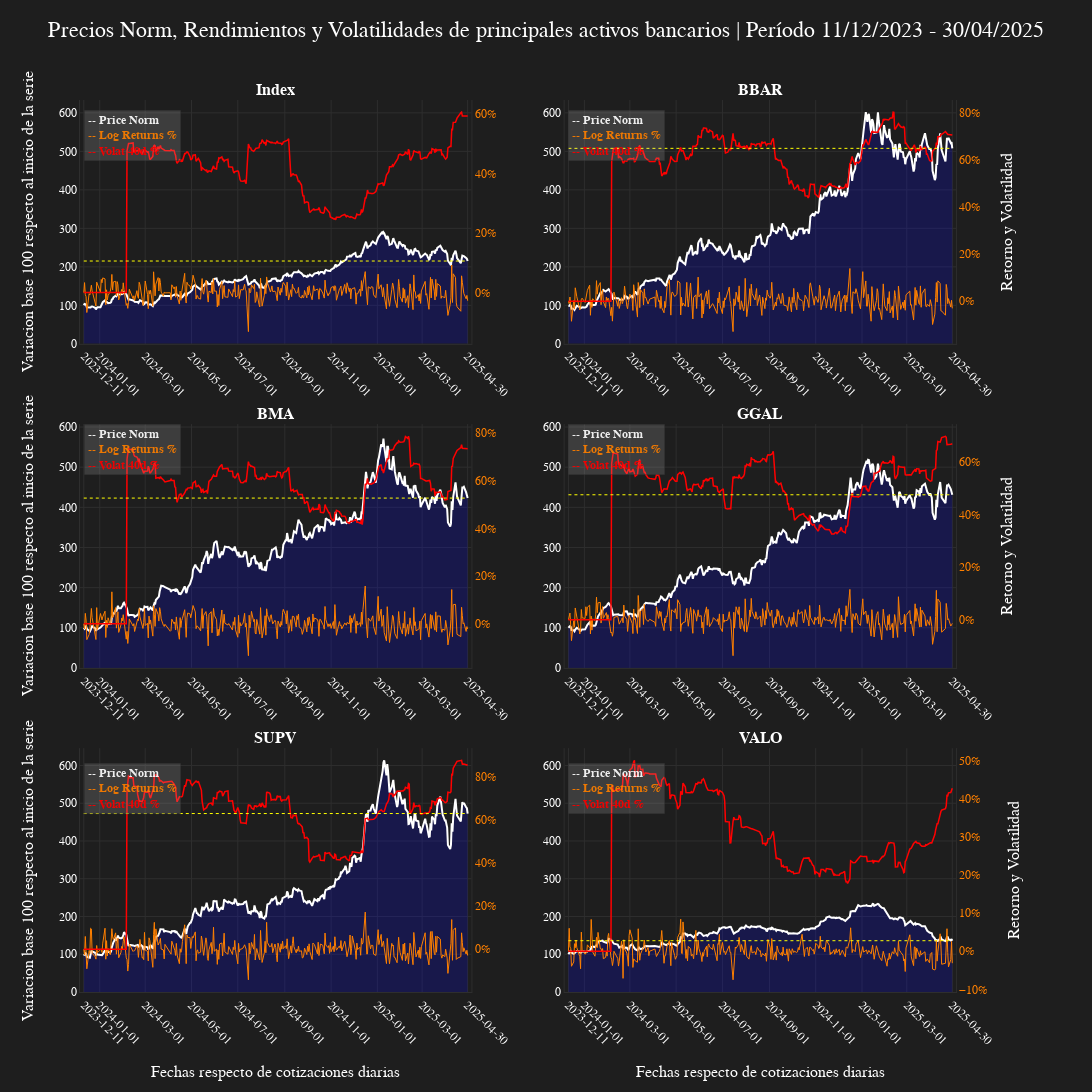

Write notebook code for a chart like this one.
### Code cell
datos = prices_norm
# fecha_inicio = datos.index[0]
# fecha_fin = datos.index[-1]
fecha_inicio, fecha_fin = datos.index[[0, -1]]

periodo = f"{fecha_inicio.strftime('%d/%m/%Y')} - {fecha_fin.strftime('%d/%m/%Y')}"
graf_titulo = f'Precios Norm, Rendimientos y Volatilidades de principales activos bancarios | Período {periodo}'
eje_x_titulo = f'Fechas respecto de cotizaciones diarias'
eje_y_titulo_1 = f'Variacion base 100 respecto al inicio de la serie'
eje_y_titulo_2 = f'Retorno y Volatilidad'

eje_x = datos.index
dias_total = (fecha_fin - fecha_inicio).days
dias_extra = int(dias_total * 0.01)
x_min_extendido = fecha_inicio - pd.Timedelta(days=dias_extra)
x_max_extendido = fecha_fin + pd.Timedelta(days=dias_extra)

tickvals = pd.date_range(start=fecha_inicio, end=fecha_fin, freq='2MS').to_list()
if fecha_inicio not in tickvals: tickvals.insert(0, fecha_inicio)
if fecha_fin not in tickvals: tickvals.append(fecha_fin)

assets_graph = len(datos.columns)
rows_graph = (assets_graph // 2) + (assets_graph % 2)
cols_graph = 2


fig_volat = make_subplots(
	rows=rows_graph, cols=cols_graph,
	specs=[[{"secondary_y": True}, {"secondary_y": True}],
		[{"secondary_y": True}, {"secondary_y": True}],
		[{"secondary_y": True}, {"secondary_y": True}]],
	shared_xaxes=False, shared_yaxes=True, vertical_spacing=0.09, horizontal_spacing=0.10,
	subplot_titles=[f"<b>{col}</b>" for col in datos.columns]
)

for i, col in enumerate(datos.columns):
	rows_subplot = (i // cols_graph) + 1
	cols_subplot = (i % cols_graph) + 1

	data_price = datos[col].to_numpy()
	data_returns = returns_volat.iloc[:, 2*i].to_numpy()
	data_volat = returns_volat.iloc[:, 2*i+1].to_numpy()

	subplot_idx = i + 1  # Subplots empiezan en 1

	# 1) Precio normalizado - eje principal
	fig_volat.add_trace(go.Scatter(
		x=eje_x, y=data_price, mode='lines', line=dict(color=get_color(7), width=2),
		fillcolor='rgba(0, 0, 255, 0.2)', fill='tozeroy',	# Creamos la sombra
		name=f'Price Norm {col}', showlegend=False
	), row=rows_subplot, col=cols_subplot, secondary_y=False)

	# 2) Returns - eje secundario
	fig_volat.add_trace(go.Scatter(
		x=eje_x, y=data_returns, mode='lines', line=dict(color=get_color(1), width=1.0),
		name=f'Returns {col}', showlegend=False, yaxis=f'y{subplot_idx*2}'
	), row=rows_subplot, col=cols_subplot, secondary_y=True)

	# 3) Volatilidad - eje secundario
	fig_volat.add_trace(go.Scatter(
		x=eje_x, y=data_volat, mode='lines', line=dict(color=get_color(3), width=1.5),
		name=f'Volat_40 {col}', showlegend=False, yaxis=f'y{subplot_idx*2}'
	), row=rows_subplot, col=cols_subplot, secondary_y=True)

	# Agregamos linea de ultimo valor de Price
	fig_volat.add_shape(
		type="line", x0=min(eje_x), x1=max(eje_x), y0=data_price[-1], y1=data_price[-1],
		line=dict(color=get_color(4), width=1, dash="dot"
	), row=rows_subplot, col=cols_subplot)

	# Ejes X
	fig_volat.update_xaxes(
		type='date', tickvals=tickvals, tickformat='%Y-%m-%d', tickangle=45,
		range=[x_min_extendido, x_max_extendido], row=rows_subplot, col=cols_subplot)
	
	# Ejes Y primario
	fig_volat.update_yaxes(
		showticklabels=True, row=rows_subplot, col=cols_subplot, side='left')


# Anotaciones como leyendas
max_y_value = max([max(trace['y']) for trace in fig_volat.data if isinstance(trace['y'], (list, np.ndarray))])
x_pos = min(eje_x)
y_max = max_y_value

for i, col in enumerate(datos.columns):
	rows_subplot = (i // cols_graph) + 1
	cols_subplot = (i % cols_graph) + 1
	subplot_idx = i + 1  # Subplots empiezan en 1
	fig_volat.add_annotation(
		xref=f'x{2*subplot_idx-1}', yref=f'y{2*subplot_idx-1}', x=x_pos, y=y_max*0.99,
		xanchor="left", yanchor="top",
		text=(
			f"<b><span style='color:{get_color(7)};'>-- Price Norm</span><br>"
			f"<span style='color:{get_color(1)};'>-- Log Returns %</span><br>"
			f"<span style='color:{get_color(3)};'>-- Volat 40d %</span></b>"),
		align='left', font=dict(size=12), showarrow=False, 
		bordercolor="rgba(50,50,50,0.6)", borderwidth=0.8, borderpad=3, opacity=0.92,
		bgcolor="rgba(200, 200, 200, 0.20)", row=rows_subplot, col=cols_subplot)

# Títulos de ejes X
for col_id in range(1, cols_graph + 1):
	fig_volat.update_xaxes(title=dict(text=eje_x_titulo, standoff=20), row=rows_graph, col=col_id)

fig_volat.update_layout(
	width=1100, height=465*rows_graph, margin=dict(l=80, r=80, t=100, b=100), autosize=True, title=dict(text=graf_titulo, x=0.5, y=0.98))

# Agregamos las etiquetas y titulos primarios y secundarios del Eje Y
add_vertical_axis(
    fig_volat, assets_graph=assets_graph, cols_graph=cols_graph, title_primary=eje_y_titulo_1, color_primary=None, title_secondary=eje_y_titulo_2, color_secondary=get_color(1))

set_bloomberg_dark(fig_volat)
fig_volat.show()

### Figure 1 — Plotly figure (JSON) as saved in the notebook; plotly's stock layout.template omitted (floating-point values rounded to 4 significant figures; data arrays with more than 128 entries replaced by an {"elided": "..."} marker saying what was removed)
{"data": [{"fill": "tozeroy", "fillcolor": "rgba(0, 0, 255, 0.2)", "line": {"color": "#FFFFFF", "width": 2}, "mode": "lines", "name": "Price Norm Index", "showlegend": false, "type": "scatter", "x": {"elided": "339 str values"}, "xaxis": "x", "y": {"elided": "339 float values"}, "yaxis": "y"}, {"line": {"color": "#FF8000", "width": 1}, "mode": "lines", "name": "Returns Index", "showlegend": false, "type": "scatter", "x": {"elided": "339 str values"}, "xaxis": "x", "y": {"elided": "339 float values"}, "yaxis": "y2"}, {"line": {"color": "#FF0000", "width": 1.5}, "mode": "lines", "name": "Volat_40 Index", "showlegend": false, "type": "scatter", "x": {"elided": "339 str values"}, "xaxis": "x", "y": {"elided": "339 float values"}, "yaxis": "y2"}, {"fill": "tozeroy", "fillcolor": "rgba(0, 0, 255, 0.2)", "line": {"color": "#FFFFFF", "width": 2}, "mode": "lines", "name": "Price Norm BBAR", "showlegend": false, "type": "scatter", "x": {"elided": "339 str values"}, "xaxis": "x2", "y": {"elided": "339 float values"}, "yaxis": "y3"}, {"line": {"color": "#FF8000", "width": 1}, "mode": "lines", "name": "Returns BBAR", "showlegend": false, "type": "scatter", "x": {"elided": "339 str values"}, "xaxis": "x2", "y": {"elided": "339 float values"}, "yaxis": "y4"}, {"line": {"color": "#FF0000", "width": 1.5}, "mode": "lines", "name": "Volat_40 BBAR", "showlegend": false, "type": "scatter", "x": {"elided": "339 str values"}, "xaxis": "x2", "y": {"elided": "339 float values"}, "yaxis": "y4"}, {"fill": "tozeroy", "fillcolor": "rgba(0, 0, 255, 0.2)", "line": {"color": "#FFFFFF", "width": 2}, "mode": "lines", "name": "Price Norm BMA", "showlegend": false, "type": "scatter", "x": {"elided": "339 str values"}, "xaxis": "x3", "y": {"elided": "339 float values"}, "yaxis": "y5"}, {"line": {"color": "#FF8000", "width": 1}, "mode": "lines", "name": "Returns BMA", "showlegend": false, "type": "scatter", "x": {"elided": "339 str values"}, "xaxis": "x3", "y": {"elided": "339 float values"}, "yaxis": "y6"}, {"line": {"color": "#FF0000", "width": 1.5}, "mode": "lines", "name": "Volat_40 BMA", "showlegend": false, "type": "scatter", "x": {"elided": "339 str values"}, "xaxis": "x3", "y": {"elided": "339 float values"}, "yaxis": "y6"}, {"fill": "tozeroy", "fillcolor": "rgba(0, 0, 255, 0.2)", "line": {"color": "#FFFFFF", "width": 2}, "mode": "lines", "name": "Price Norm GGAL", "showlegend": false, "type": "scatter", "x": {"elided": "339 str values"}, "xaxis": "x4", "y": {"elided": "339 float values"}, "yaxis": "y7"}, {"line": {"color": "#FF8000", "width": 1}, "mode": "lines", "name": "Returns GGAL", "showlegend": false, "type": "scatter", "x": {"elided": "339 str values"}, "xaxis": "x4", "y": {"elided": "339 float values"}, "yaxis": "y8"}, {"line": {"color": "#FF0000", "width": 1.5}, "mode": "lines", "name": "Volat_40 GGAL", "showlegend": false, "type": "scatter", "x": {"elided": "339 str values"}, "xaxis": "x4", "y": {"elided": "339 float values"}, "yaxis": "y8"}, {"fill": "tozeroy", "fillcolor": "rgba(0, 0, 255, 0.2)", "line": {"color": "#FFFFFF", "width": 2}, "mode": "lines", "name": "Price Norm SUPV", "showlegend": false, "type": "scatter", "x": {"elided": "339 str values"}, "xaxis": "x5", "y": {"elided": "339 float values"}, "yaxis": "y9"}, {"line": {"color": "#FF8000", "width": 1}, "mode": "lines", "name": "Returns SUPV", "showlegend": false, "type": "scatter", "x": {"elided": "339 str values"}, "xaxis": "x5", "y": {"elided": "339 float values"}, "yaxis": "y10"}, {"line": {"color": "#FF0000", "width": 1.5}, "mode": "lines", "name": "Volat_40 SUPV", "showlegend": false, "type": "scatter", "x": {"elided": "339 str values"}, "xaxis": "x5", "y": {"elided": "339 float values"}, "yaxis": "y10"}, {"fill": "tozeroy", "fillcolor": "rgba(0, 0, 255, 0.2)", "line": {"color": "#FFFFFF", "width": 2}, "mode": "lines", "name": "Price Norm VALO", "showlegend": false, "type": "scatter", "x": {"elided": "339 str values"}, "xaxis": "x6", "y": {"elided": "339 float values"}, "yaxis": "y11"}, {"line": {"color": "#FF8000", "width": 1}, "mode": "lines", "name": "Returns VALO", "showlegend": false, "type": "scatter", "x": {"elided": "339 str values"}, "xaxis": "x6", "y": {"elided": "339 float values"}, "yaxis": "y12"}, {"line": {"color": "#FF0000", "width": 1.5}, "mode": "lines", "name": "Volat_40 VALO", "showlegend": false, "type": "scatter", "x": {"elided": "339 str values"}, "xaxis": "x6", "y": {"elided": "339 float values"}, "yaxis": "y12"}], "layout": {"annotations": [{"font": {"size": 16}, "showarrow": false, "text": "<b>Index</b>", "x": 0.21, "xanchor": "center", "xref": "paper", "y": 1, "yanchor": "bottom", "yref": "paper"}, {"font": {"size": 16}, "showarrow": false, "text": "<b>BBAR</b>", "x": 0.73, "xanchor": "center", "xref": "paper", "y": 1, "yanchor": "bottom", "yref": "paper"}, {"font": {"size": 16}, "showarrow": false, "text": "<b>BMA</b>", "x": 0.21, "xanchor": "center", "xref": "paper", "y": 0.6367, "yanchor": "bottom", "yref": "paper"}, {"font": {"size": 16}, "showarrow": false, "text": "<b>GGAL</b>", "x": 0.73, "xanchor": "center", "xref": "paper", "y": 0.6367, "yanchor": "bottom", "yref": "paper"}, {"font": {"size": 16}, "showarrow": false, "text": "<b>SUPV</b>", "x": 0.21, "xanchor": "center", "xref": "paper", "y": 0.2733, "yanchor": "bottom", "yref": "paper"}, {"font": {"size": 16}, "showarrow": false, "text": "<b>VALO</b>", "x": 0.73, "xanchor": "center", "xref": "paper", "y": 0.2733, "yanchor": "bottom", "yref": "paper"}, {"align": "left", "bgcolor": "rgba(200, 200, 200, 0.20)", "bordercolor": "rgba(50,50,50,0.6)", "borderpad": 3, "borderwidth": 0.8, "font": {"size": 12}, "opacity": 0.92, "showarrow": false, "text": "<b><span style='color:#FFFFFF;'>-- Price Norm</span><br><span style='color:#FF8000;'>-- Log Returns %</span><br><span style='color:#FF0000;'>-- Volat 40d %</span></b>", "x": "2023-12-11T00:00:00", "xanchor": "left", "xref": "x", "y": 607.4, "yanchor": "top", "yref": "y"}, {"align": "left", "bgcolor": "rgba(200, 200, 200, 0.20)", "bordercolor": "rgba(50,50,50,0.6)", "borderpad": 3, "borderwidth": 0.8, "font": {"size": 12}, "opacity": 0.92, "showarrow": false, "text": "<b><span style='color:#FFFFFF;'>-- Price Norm</span><br><span style='color:#FF8000;'>-- Log Returns %</span><br><span style='color:#FF0000;'>-- Volat 40d %</span></b>", "x": "2023-12-11T00:00:00", "xanchor": "left", "xref": "x2", "y": 607.4, "yanchor": "top", "yref": "y3"}, {"align": "left", "bgcolor": "rgba(200, 200, 200, 0.20)", "bordercolor": "rgba(50,50,50,0.6)", "borderpad": 3, "borderwidth": 0.8, "font": {"size": 12}, "opacity": 0.92, "showarrow": false, "text": "<b><span style='color:#FFFFFF;'>-- Price Norm</span><br><span style='color:#FF8000;'>-- Log Returns %</span><br><span style='color:#FF0000;'>-- Volat 40d %</span></b>", "x": "2023-12-11T00:00:00", "xanchor": "left", "xref": "x3", "y": 607.4, "yanchor": "top", "yref": "y5"}, {"align": "left", "bgcolor": "rgba(200, 200, 200, 0.20)", "bordercolor": "rgba(50,50,50,0.6)", "borderpad": 3, "borderwidth": 0.8, "font": {"size": 12}, "opacity": 0.92, "showarrow": false, "text": "<b><span style='color:#FFFFFF;'>-- Price Norm</span><br><span style='color:#FF8000;'>-- Log Returns %</span><br><span style='color:#FF0000;'>-- Volat 40d %</span></b>", "x": "2023-12-11T00:00:00", "xanchor": "left", "xref": "x4", "y": 607.4, "yanchor": "top", "yref": "y7"}, {"align": "left", "bgcolor": "rgba(200, 200, 200, 0.20)", "bordercolor": "rgba(50,50,50,0.6)", "borderpad": 3, "borderwidth": 0.8, "font": {"size": 12}, "opacity": 0.92, "showarrow": false, "text": "<b><span style='color:#FFFFFF;'>-- Price Norm</span><br><span style='color:#FF8000;'>-- Log Returns %</span><br><span style='color:#FF0000;'>-- Volat 40d %</span></b>", "x": "2023-12-11T00:00:00", "xanchor": "left", "xref": "x5", "y": 607.4, "yanchor": "top", "yref": "y9"}, {"align": "left", "bgcolor": "rgba(200, 200, 200, 0.20)", "bordercolor": "rgba(50,50,50,0.6)", "borderpad": 3, "borderwidth": 0.8, "font": {"size": 12}, "opacity": 0.92, "showarrow": false, "text": "<b><span style='color:#FFFFFF;'>-- Price Norm</span><br><span style='color:#FF8000;'>-- Log Returns %</span><br><span style='color:#FF0000;'>-- Volat 40d %</span></b>", "x": "2023-12-11T00:00:00", "xanchor": "left", "xref": "x6", "y": 607.4, "yanchor": "top", "yref": "y11"}], "autosize": true, "height": 1395, "margin": {"b": 100, "l": 80, "r": 80, "t": 100}, "shapes": [{"line": {"color": "#FFFF00", "dash": "dot", "width": 1}, "type": "line", "x0": "2023-12-11T00:00:00", "x1": "2025-04-30T00:00:00", "xref": "x", "y0": 215.1, "y1": 215.1, "yref": "y"}, {"line": {"color": "#FFFF00", "dash": "dot", "width": 1}, "type": "line", "x0": "2023-12-11T00:00:00", "x1": "2025-04-30T00:00:00", "xref": "x2", "y0": 507.8, "y1": 507.8, "yref": "y3"}, {"line": {"color": "#FFFF00", "dash": "dot", "width": 1}, "type": "line", "x0": "2023-12-11T00:00:00", "x1": "2025-04-30T00:00:00", "xref": "x3", "y0": 423.0, "y1": 423.0, "yref": "y5"}, {"line": {"color": "#FFFF00", "dash": "dot", "width": 1}, "type": "line", "x0": "2023-12-11T00:00:00", "x1": "2025-04-30T00:00:00", "xref": "x4", "y0": 431.3, "y1": 431.3, "yref": "y7"}, {"line": {"color": "#FFFF00", "dash": "dot", "width": 1}, "type": "line", "x0": "2023-12-11T00:00:00", "x1": "2025-04-30T00:00:00", "xref": "x5", "y0": 472.7, "y1": 472.7, "yref": "y9"}, {"line": {"color": "#FFFF00", "dash": "dot", "width": 1}, "type": "line", "x0": "2023-12-11T00:00:00", "x1": "2025-04-30T00:00:00", "xref": "x6", "y0": 135.8, "y1": 135.8, "yref": "y11"}], "title": {"text": "Precios Norm, Rendimientos y Volatilidades de principales activos bancarios | Período 11/12/2023 - 30/04/2025", "x": 0.5, "y": 0.98}, "width": 1100, "xaxis": {"anchor": "y", "domain": [0, 0.42], "range": ["2023-12-06T00:00:00", "2025-05-05T00:00:00"], "tickangle": 45, "tickformat": "%Y-%m-%d", "tickvals": ["2023-12-11T00:00:00", "2024-01-01T00:00:00", "2024-03-01T00:00:00", "2024-05-01T00:00:00", "2024-07-01T00:00:00", "2024-09-01T00:00:00", "2024-11-01T00:00:00", "2025-01-01T00:00:00", "2025-03-01T00:00:00", "2025-04-30T00:00:00"], "type": "date"}, "xaxis2": {"anchor": "y3", "domain": [0.52, 0.94], "range": ["2023-12-06T00:00:00", "2025-05-05T00:00:00"], "tickangle": 45, "tickformat": "%Y-%m-%d", "tickvals": ["2023-12-11T00:00:00", "2024-01-01T00:00:00", "2024-03-01T00:00:00", "2024-05-01T00:00:00", "2024-07-01T00:00:00", "2024-09-01T00:00:00", "2024-11-01T00:00:00", "2025-01-01T00:00:00", "2025-03-01T00:00:00", "2025-04-30T00:00:00"], "type": "date"}, "xaxis3": {"anchor": "y5", "domain": [0, 0.42], "range": ["2023-12-06T00:00:00", "2025-05-05T00:00:00"], "tickangle": 45, "tickformat": "%Y-%m-%d", "tickvals": ["2023-12-11T00:00:00", "2024-01-01T00:00:00", "2024-03-01T00:00:00", "2024-05-01T00:00:00", "2024-07-01T00:00:00", "2024-09-01T00:00:00", "2024-11-01T00:00:00", "2025-01-01T00:00:00", "2025-03-01T00:00:00", "2025-04-30T00:00:00"], "type": "date"}, "xaxis4": {"anchor": "y7", "domain": [0.52, 0.94], "range": ["2023-12-06T00:00:00", "2025-05-05T00:00:00"], "tickangle": 45, "tickformat": "%Y-%m-%d", "tickvals": ["2023-12-11T00:00:00", "2024-01-01T00:00:00", "2024-03-01T00:00:00", "2024-05-01T00:00:00", "2024-07-01T00:00:00", "2024-09-01T00:00:00", "2024-11-01T00:00:00", "2025-01-01T00:00:00", "2025-03-01T00:00:00", "2025-04-30T00:00:00"], "type": "date"}, "xaxis5": {"anchor": "y9", "domain": [0, 0.42], "range": ["2023-12-06T00:00:00", "2025-05-05T00:00:00"], "tickangle": 45, "tickformat": "%Y-%m-%d", "tickvals": ["2023-12-11T00:00:00", "2024-01-01T00:00:00", "2024-03-01T00:00:00", "2024-05-01T00:00:00", "2024-07-01T00:00:00", "2024-09-01T00:00:00", "2024-11-01T00:00:00", "2025-01-01T00:00:00", "2025-03-01T00:00:00", "2025-04-30T00:00:00"], "title": {"standoff": 20, "text": "Fechas respecto de cotizaciones diarias"}, "type": "date"}, "xaxis6": {"anchor": "y11", "domain": [0.52, 0.94], "range": ["2023-12-06T00:00:00", "2025-05-05T00:00:00"], "tickangle": 45, "tickformat": "%Y-%m-%d", "tickvals": ["2023-12-11T00:00:00", "2024-01-01T00:00:00", "2024-03-01T00:00:00", "2024-05-01T00:00:00", "2024-07-01T00:00:00", "2024-09-01T00:00:00", "2024-11-01T00:00:00", "2025-01-01T00:00:00", "2025-03-01T00:00:00", "2025-04-30T00:00:00"], "title": {"standoff": 20, "text": "Fechas respecto de cotizaciones diarias"}, "type": "date"}, "yaxis": {"anchor": "x", "domain": [0.7267, 1], "showgrid": true, "showticklabels": true, "side": "left", "title": {"standoff": 20, "text": "Variacion base 100 respecto al inicio de la serie"}, "zeroline": false}, "yaxis10": {"anchor": "x5", "overlaying": "y9", "showgrid": false, "showticklabels": true, "side": "right", "tickfont": {"color": "#FF8000"}, "tickformat": ".0%", "zeroline": false}, "yaxis11": {"anchor": "x6", "domain": [0, 0.2733], "matches": "y9", "showgrid": true, "showticklabels": true, "side": "left", "zeroline": false}, "yaxis12": {"anchor": "x6", "overlaying": "y11", "showgrid": false, "showticklabels": true, "side": "right", "tickfont": {"color": "#FF8000"}, "tickformat": ".0%", "title": {"standoff": 20, "text": "Retorno y Volatilidad"}, "zeroline": false}, "yaxis2": {"anchor": "x", "overlaying": "y", "showgrid": false, "showticklabels": true, "side": "right", "tickfont": {"color": "#FF8000"}, "tickformat": ".0%", "zeroline": false}, "yaxis3": {"anchor": "x2", "domain": [0.7267, 1], "matches": "y", "showgrid": true, "showticklabels": true, "side": "left", "zeroline": false}, "yaxis4": {"anchor": "x2", "overlaying": "y3", "showgrid": false, "showticklabels": true, "side": "right", "tickfont": {"color": "#FF8000"}, "tickformat": ".0%", "title": {"standoff": 20, "text": "Retorno y Volatilidad"}, "zeroline": false}, "yaxis5": {"anchor": "x3", "domain": [0.3633, 0.6367], "showgrid": true, "showticklabels": true, "side": "left", "title": {"standoff": 20, "text": "Variacion base 100 respecto al inicio de la serie"}, "zeroline": false}, "yaxis6": {"anchor": "x3", "overlaying": "y5", "showgrid": false, "showticklabels": true, "side": "right", "tickfont": {"color": "#FF8000"}, "tickformat": ".0%", "zeroline": false}, "yaxis7": {"anchor": "x4", "domain": [0.3633, 0.6367], "matches": "y5", "showgrid": true, "showticklabels": true, "side": "left", "zeroline": false}, "yaxis8": {"anchor": "x4", "overlaying": "y7", "showgrid": false, "showticklabels": true, "side": "right", "tickfont": {"color": "#FF8000"}, "tickformat": ".0%", "title": {"standoff": 20, "text": "Retorno y Volatilidad"}, "zeroline": false}, "yaxis9": {"anchor": "x5", "domain": [0, 0.2733], "showgrid": true, "showticklabels": true, "side": "left", "title": {"standoff": 20, "text": "Variacion base 100 respecto al inicio de la serie"}, "zeroline": false}}}
